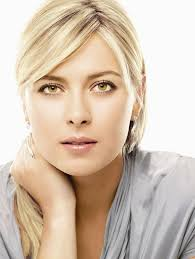
#> input picture test_images/maria_sharapova.jpg, 195 x 259 px
$ jupyter execute --allow-errors Sports_person_classifier_model.ipynb   (shell and % lines are left out)
#> lines starting #> are read from the running program, lines starting #| are printed output that depends on the picture; after the words box and inside, x2 and y2 are one past the last pixel; in counts of white or black regions, pixels touching at a corner belong together
[cell 1]
import numpy as np
import cv2
import matplotlib
from matplotlib import pyplot as plt

[cell 2]
img = cv2.imread(r'test_images/maria_sharapova.jpg')
#> img is the input picture: shape (259, 195, 3); mean B, G, R 176.7, 194.2, 212
img.shape
#> Out = (259, 195, 3)

[cell 3]
plt.imshow(img)

[cell 4]
gray = cv2.cvtColor(img, cv2.COLOR_BGR2GRAY)
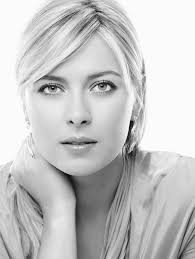
#> gray: shape (259, 195); min 4, max 255, mean 197.5
gray.shape
#> Out = (259, 195)

[cell 5]
plt.imshow(gray, cmap = 'gray')

[cell 6]
gray

[cell 7]
face_cascade = cv2.CascadeClassifier(r'opencv/harrdcascade/haarcascade_frontalface_default.xml')
eye_cascade = cv2.CascadeClassifier(r'opencv/harrdcascade/haarcascade_eye.xml')
faces = face_cascade.detectMultiScale(gray, 1.3, 5)
#> faces = [[10, 32, 140, 140]]
faces
#> Out = [[10, 32, 140, 140]]

[cell 8]
(x,y,w,h) = faces[0]
#> x = 10; y = 32; w = 140; h = 140
x,y,w,h
#> Out = (10, 32, 140, 140)

[cell 9]
face_img = cv2.rectangle(img, (x,y),(x+w, y+h), (255,0,0),2)
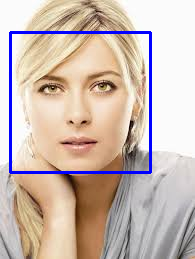
#> face_img: shape (259, 195, 3); mean B, G, R 178.6, 187.3, 204.6
plt.imshow(face_img)

[cell 10]
cv2.destroyAllWindows()
for x,y,w,h in faces:
    face_img = cv2.rectangle(img,(x,y),(x+w, y+h),(255,0,0),2)
    roi_gray = gray[y:y+h, x:x+w]
    roi_color = face_img[y:y+h, x:x+w]
    eyes = eye_cascade.detectMultiScale(roi_gray)
    for (ex,ey,ew,eh) in eyes:
        cv2.rectangle(roi_color, (ex,ey),(ex+ew,ey+eh), (0,255,0),2)
#> this loop made 1 pass
#> (x, y, w, h, eyes) on pass 1: (10, 32, 140, 140, [[73, 36, 37, 37], [21, 37, 35, 35]])
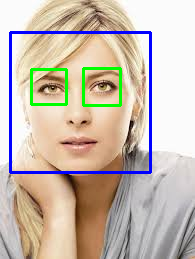
#> img: shape (259, 195, 3); 1.69% of pixels changed, all inside (x1, y1, x2, y2) = (30, 67, 122, 107)
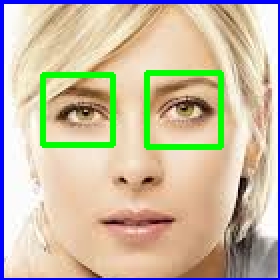
#> roi_color: shape (140, 140, 3) (shown 2 times larger); mean B, G, R 163.5, 188, 200.5


plt.figure()
plt.imshow(face_img, cmap = 'gray')
plt.show()

[cell 11]
plt.imshow(roi_color, cmap = 'gray')

[cell 12]
def get_cropped_image_if_2_eyes(image_path):
#> called with image_path = 'test_images/maria_sharapova.jpg'
    img = cv2.imread(image_path)
    gray = cv2.cvtColor(img, cv2.COLOR_BGR2GRAY)
    faces = face_cascade.detectMultiScale(gray, 1.3, 5)
#> faces = [[10, 32, 140, 140]]
    for (x,y,w,h) in faces:
        roi_gray = gray[y:y+h, x:x+w]
        roi_color = img[y:y+h, x:x+w]
        eyes = eye_cascade.detectMultiScale(roi_gray)
        if len(eyes) >= 2:
            return roi_color

[cell 13]
cropped_image_1 = get_cropped_image_if_2_eyes(r'test_images/maria_sharapova.jpg')
plt.imshow(cropped_image_1)

[cell 14]
new_image = cv2.imread(r'test_images/sharapova1.jpg')
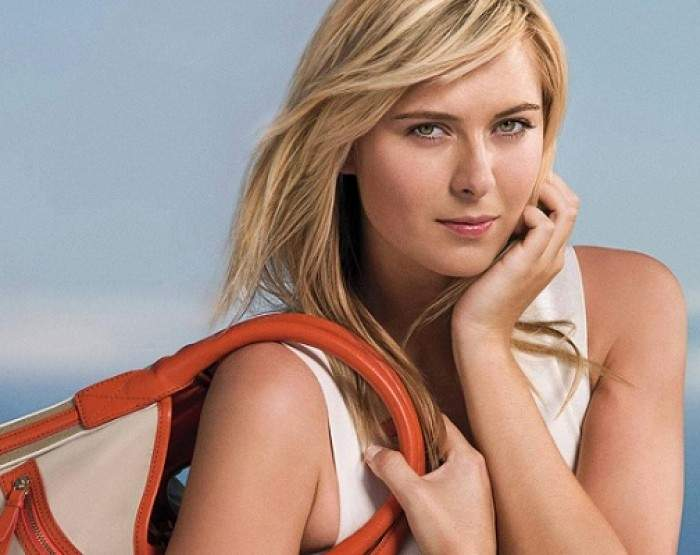
#> input picture test_images/sharapova1.jpg, 700 x 555 px
#> new_image is the input picture: shape (555, 700, 3); mean B, G, R 134.6, 144, 169.9
plt.imshow(new_image)

[cell 15]
cropped_image = get_cropped_image_if_2_eyes(r'test_images/sharapova1.jpg')
#> call 2 of get_cropped_image_if_2_eyes, with image_path = 'test_images/sharapova1.jpg'
#> in get_cropped_image_if_2_eyes (call 2), `gray = cv2.cvtColor(img, cv2.COLOR_BGR2GRAY)`:
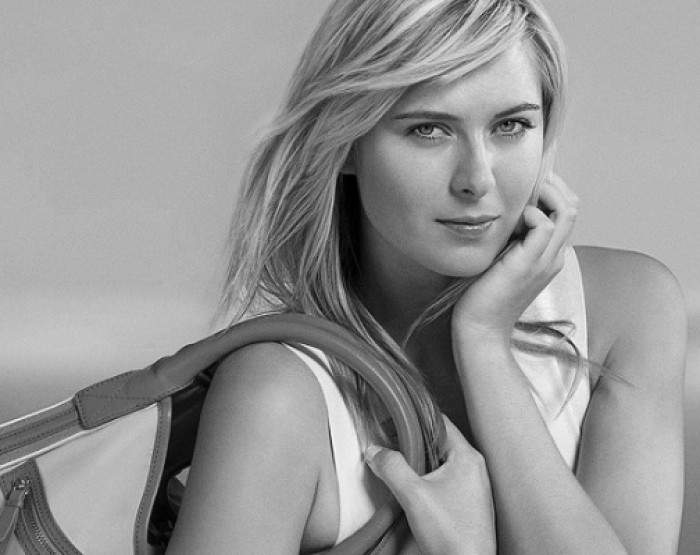
#> gray: shape (555, 700); min 0, max 254, mean 150.7
#> in get_cropped_image_if_2_eyes (call 2), `faces = face_cascade.detectMultiScale(gray, 1.3, 5)`: faces = [[352, 38, 233, 233]]
#> the loop in get_cropped_image_if_2_eyes, `for (x,y,w,h) in faces:` made 1 pass
#> (x, y, w, h, eyes) on pass 1: (352, 38, 233, 233, [[134, 65, 47, 47], [50, 68, 48, 48]])
#> pass 1, in get_cropped_image_if_2_eyes (call 2), `roi_gray = gray[y:y+h, x:x+w]`:
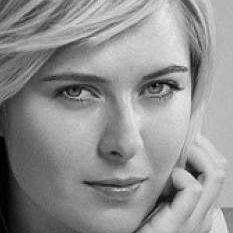
#> roi_gray: shape (233, 233); min 0, max 233, mean 144.5
#> pass 1, in get_cropped_image_if_2_eyes (call 2), `roi_color = img[y:y+h, x:x+w]`:
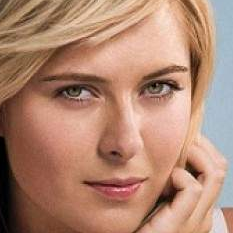
#> roi_color: shape (233, 233, 3); mean B, G, R 113.5, 134.3, 176.2
plt.imshow(cropped_image)

[cell 16]
new_image_1 = cv2.imread(r'test_images/sharapova2.jpg')
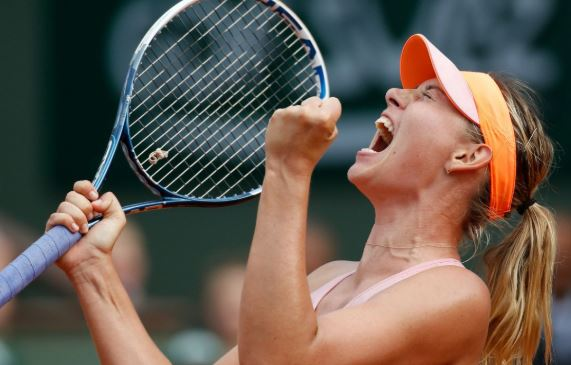
#> input picture test_images/sharapova2.jpg, 571 x 365 px
#> new_image_1 is the input picture: shape (365, 571, 3); mean B, G, R 80.8, 91, 102.6
plt.imshow(new_image_1)

[cell 17]
path_to_data = r'dataset'
path_to_crope_dataset = r'dataset/cropped//'

[cell 18]
import os
img_dirs = []
for entry in os.scandir(path_to_data):
    if entry.is_dir():
        img_dirs.append(entry.path)

[cell 19]
img_dirs

[cell 20]
import shutil
if os.path.exists(path_to_crope_dataset):
    shutil.rmtree(path_to_crope_dataset)

os.mkdir(path_to_crope_dataset)

[cell 21]
cropped_image_dirs = []
celebrity_file_names_dict = {}

#> (the rest of this cell did not finish here and is left out)

        if roi_color is not None:
            cropped_folder = path_to_crope_dataset + celebrity_name
            if not os.path.exists(cropped_folder):
                os.makedirs(cropped_folder)
                cropped_image_dirs.append(cropped_folder)
                print('Generating cropped image in folder: ', cropped_folder)

            cropped_file_name = celebrity_name + str(count) + ".png"
            cropped_file_path = cropped_folder + "\\" + cropped_file_name
            cv2.imwrite(cropped_file_path, roi_color)
            celebrity_file_names_dict[celebrity_name].append(cropped_file_path)
            count += 1

### Wavelate Transformation

[cell 22]
import numpy as np
import pywt
import cv2

def w2d(img, mode='haar', level=1):
#> called with mode = 'db1', level = 5
    imArray = img
    #Datatype conversions
    #convert to grayscale
    imArray = cv2.cvtColor( imArray,cv2.COLOR_RGB2GRAY )
    #convert to float
    imArray =  np.float32(imArray)
    imArray /= 255;
    # compute coefficients
    coeffs=pywt.wavedec2(imArray, mode, level=level)
#> coeffs = 6 items

    #Process Coefficients
    coeffs_H=list(coeffs)
#> coeffs_H = 6 items
    coeffs_H[0] *= 0;

    # reconstruction
    imArray_H=pywt.waverec2(coeffs_H, mode);
    imArray_H *= 255;
    imArray_H =  np.uint8(imArray_H)
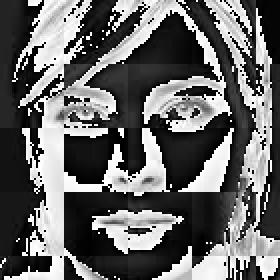
#> imArray_H: shape (140, 140) (shown 2 times larger); min 0, max 255, mean 102.8

    return imArray_H

[cell 23]
im_har = w2d(cropped_image_1,'db1',5)
plt.imshow(im_har, cmap='gray')

[cell 24]
celebrity_file_names_dict

[cell 25]
class_dict = {}
count = 0
for celebrity_name in celebrity_file_names_dict.keys():
    class_dict[celebrity_name] = count
    count = count + 1
class_dict
